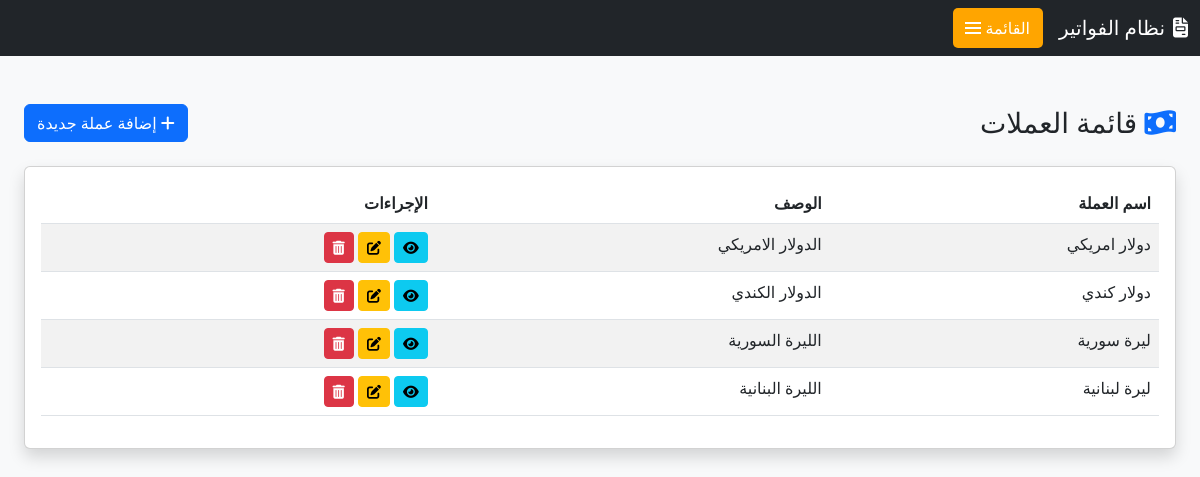
The page /invoice/currency/ (signed in) on the database its author committed.
### invoice/models.py (models this page shows, shortened)
class Currency(models.Model):
    currency_name = models.CharField(max_length=100, verbose_name=_("العملة"))
    description = models.TextField(blank=True, null=True, verbose_name=_("البيان"))
    class Meta:
        verbose_name = _('العملة')
        verbose_name_plural = _('العملات')

### invoice/views.py (the view)
# urls.py: path('currency/', CurrencyListView.as_view(), name='currency_list'),
class CurrencyListView(LoginRequiredMixin, ListView):
    model = Currency
    template_name = 'currency/currency_list.html'
    context_object_name = 'currencies'  # تغيير الاسم ليكون أكثر وضوحاً (جمع)
    paginate_by = 10  # ترقيم الصفحات
    def get_queryset(self):
        return super().get_queryset().order_by('currency_name')

### templates/currency/currency_list.html (shortened to what this page needs)
{% extends 'base.html' %}
{% load static i18n %}
{% block content %}
<div class="container-fluid py-4">
    <div class="row mb-4">
        <div class="col-12">
            <div class="d-flex justify-content-between align-items-center">
                <h1 class="h3 mb-0 text-gray-800">
                    <i class="fas fa-money-bill-wave text-primary mr-2"></i>
                    {% trans "قائمة العملات" %}
                </h1>
                <a href="{% url 'currency_create' %}" class="btn btn-primary">
                    <i class="fas fa-plus mr-2"></i>
                    {% trans "إضافة عملة جديدة" %}
                </a>
            </div>
        </div>
    </div>
    <div class="card shadow mb-4 currency-card">
        <div class="card-body">
            <div class="table-responsive">
                <table class="table table-hover table-striped">
                    <thead class="thead-light">
                        <tr>
                            <th>{% trans "اسم العملة" %}</th>
                            <th>{% trans "الوصف" %}</th>
                            <th>{% trans "الإجراءات" %}</th>
                        </tr>
                    </thead>
                    <tbody>
                        {% for currency in currencies %}
                            <tr>
                                <td>{{ currency.currency_name }}</td>
                                <td>{{ currency.description|default:"-"|truncatechars:30 }}</td>
                                <td class="action-btns">
                                    <a href="{% url 'currency_detail' currency.pk %}"
                                       class="btn btn-info btn-sm"
                                       title="{% trans 'عرض التفاصيل' %}">
                                        <i class="fas fa-eye"></i>
                                    </a>
                                    <a href="{% url 'currency_update' currency.pk %}"
                                       class="btn btn-warning btn-sm"
                                       title="{% trans 'تعديل' %}">
                                        <i class="fas fa-edit"></i>
                                    </a>
                                    <a href="{% url 'currency_delete' currency.pk %}"
                                       class="btn btn-danger btn-sm"
                                       title="{% trans 'حذف' %}">
                                        <i class="fas fa-trash-alt"></i>
                                    </a>
                                </td>
                            </tr>
                        {% endfor %}
                    </tbody>
                </table>
            </div>
        </div>
    </div>
</div>
{% endblock %}

### templates/base.html (style rules this page uses)
:root { --orange-color: #FFA500; --orange-hover: #e69500; --sidebar-width: 280px; }
body { padding-top: 60px; background-color: #f8f9fa; }

### rows shown on the page
Currency: currency_name "دولار امريكي", description "الدولار الامريكي"
Currency: currency_name "دولار كندي", description "الدولار الكندي"
Currency: currency_name "ليرة سورية", description "الليرة السورية"
Currency: currency_name "ليرة لبنانية", description "الليرة البنانية"
